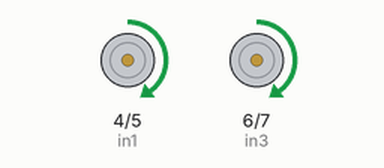
The sketch below on a simulated Arduino Mega 2560, built with avr-gcc and run on an emulated ATmega2560. Shown: motor-driver pin pairs drawn as motors (green arrow = first pin HIGH = forward, orange = second pin HIGH = backward, longer = more drive, scaled by the enable pin).

Above: at 1.0 s.
At 3.0 s:
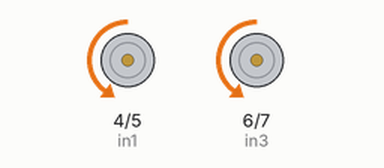
At 5.0 s:
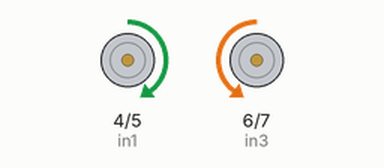
At 10.5 s:
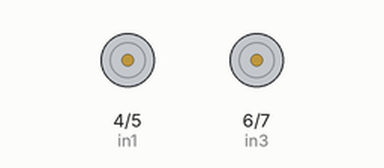
Timing chart, 0 to 16.9 s (numbered marks = the images above):
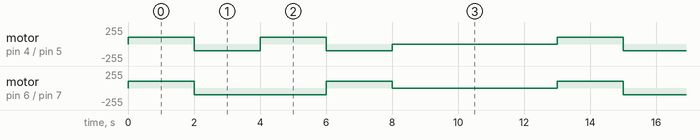

The sketch:

robo_boy.ino
```cpp
#include <SoftwareSerial.h>  //header file of software serial port

//Lidar sensor
#define TF_mini_RX   6
#define TF_mini_TX   7

#define supply_5V    13

//Robot motors
//Motor A
#define enA          3
#define in1          4
#define in2          5
//Motor B
#define enB          2
#define in3          6
#define in4          7


//SoftwareSerial Serial1(TF_mini_RX, TF_mini_TX); //define software serial port name

int lidar_dist; //actual lidar_distance measurements of LiDAR
int strength; //signal strength of LiDAR
int check;  //save check value
int i;
int uart[9];  //save data measured by LiDAR
const int HEADER = 0x59; //frame header of data package

int pwm_speed = 100;
int Lidar_distance;
int distanceRight, distanceLeft;
void setup() {
  // Set all the motor control pins to outputs
  pinMode(enA, OUTPUT);
  pinMode(enB, OUTPUT);
  pinMode(in1, OUTPUT);
  pinMode(in2, OUTPUT);
  pinMode(in3, OUTPUT);
  pinMode(in4, OUTPUT);

  // pinMode(supply_5V, OUTPUT);

  // Turn off motors - Initial state
  digitalWrite(in1, LOW);
  digitalWrite(in2, LOW);
  digitalWrite(in3, LOW);
  digitalWrite(in4, LOW);

  Serial.begin(9600); //set bit rate of serial port connecting Arduino with computer
  // Serial1.begin(115200);  //set bit rate of serial port connecting LiDAR with Arduino

  analogWrite(enA, 100);
  analogWrite(enB, 100);

  // digitalWrite(supply_5V, HIGH);
}

void loop() {
  analogWrite(enA, 100);
  analogWrite(enB, 100);

   backward();
  delay(2000);
  Stop();
  forward();
  delay(2000);
  Stop();
  rightward();
  delay(2000);
  Stop();
  leftward();
  delay(2000);
  Stop();
  delay(5000);
//
//  if (Serial1.available()) {  //check if serial port has data input
//    if (Serial1.read() == HEADER) { //assess data package frame header 0x59
//      uart[0] = HEADER;
//      if (Serial1.read() == HEADER) { //assess data package frame header 0x59
//        uart[1] = HEADER;
//        for (i = 2; i < 9; i++) { //save data in array
//          uart[i] = Serial1.read();
//        }
//        check = uart[0] + uart[1] + uart[2] + uart[3] + uart[4] + uart[5] + uart[6] + uart[7];
//        if (uart[8] == (check & 0xff)) { //verify the received data as per protocol
//          lidar_dist = uart[2] + uart[3] * 256;     //calculate lidar_distance value
//          strength = uart[4] + uart[5] * 256; //calculate signal strength value
//          Serial.print("lidar_dist = ");
//          Serial.print(lidar_dist); //output measure lidar_distance value of LiDAR
//          Serial.print('\t');
//          Serial.print("strength = ");
//          Serial.print(strength); //output signal strength value
//          Serial.print('\n');
//        }
//      }
//    }
  }
  //  Lidar_distance = Lidar_Reading();
  //  Serial.print("Lidar_distance: ");
  //  Serial.println(Lidar_distance);
  //  if(Lidar_distance <= 30)
  //  {
  //    Serial.println("dist < 30");
  //      Stop();
  //      delay(200);
  //      backward();
  //      delay(400);
  //      Stop();
  //      delay(200);
  //      distanceRight = LookRight();
  //      delay(300);
  //      distanceLeft = LookLeft();
  //      delay(300);
  //
  //      if(distanceRight >= distanceLeft)
  //      {
  //        rightward();
  //        delay(1000);
  //        Serial.println("Distance right > distance left");
  //        Stop();
  //      }
  //      else
  //      {
  //        leftward();
  //        delay(1000);
  //        Serial.println("Distance left > distance right");
  //        Stop();
  //      }
  //  }
  //  else
  //  {
  //    forward();
  //    Serial.println("Fata");
  //  }
  //  //  delay(2000);
  //  //  forward();
  //  //  delay(4000);
  //  //  leftward();
  //  //  delay(1000);
  //  //  forward();
  //  //  delay(4000);
  //  //  backward();
  //  //  delay(4000);
  //  //  rightward();
  //  //  delay(1000);
  //  //  Stop();
  //  //  if(pwm_speed<=255)
  //  //    pwm_speed+=25;
  //  //  else
  //  //    pwm_speed=100;

int LookRight()
{
  Serial.println("look right");
  rightward();
  delay(1000);
  int distance = Lidar_Reading();
  Serial.println(distance);
  // delay(100);
  leftward();
  delay(1000);
  Stop();
  return distance;

}

int LookLeft()
{
  Serial.println("look left");
  leftward();
  delay(1000);
  int distance = Lidar_Reading();
  Serial.println(distance);

  // delay(100);
  rightward();
  delay(1000);
  Stop();
  return distance;
}
int Lidar_Reading()
{
  if (Serial1.available()) {  //check if serial port has data input
    if (Serial1.read() == HEADER) { //assess data package frame header 0x59
      uart[0] = HEADER;
      if (Serial1.read() == HEADER) { //assess data package frame header 0x59
        uart[1] = HEADER;
        for (i = 2; i < 9; i++) { //save data in array
          uart[i] = Serial1.read();
        }
        check = uart[0] + uart[1] + uart[2] + uart[3] + uart[4] + uart[5] + uart[6] + uart[7];
        if (uart[8] == (check & 0xff)) { //verify the received data as per protocol
          lidar_dist = uart[2] + uart[3] * 256;     //calculate lidar_distance value
          strength = uart[4] + uart[5] * 256; //calculate signal strength value
          Serial.print("lidar_dist = ");
          Serial.print(lidar_dist); //output measure lidar_distance value of LiDAR
          Serial.print('\t');
          Serial.print("strength = ");
          Serial.print(strength); //output signal strength value
          Serial.print('\n');
        }
      }
    }
  }
  return lidar_dist;
}

void backward() {
  digitalWrite(in1, HIGH);
  digitalWrite(in2, LOW);
  digitalWrite(in3, HIGH);
  digitalWrite(in4, LOW);
}
void forward() {
  digitalWrite(in1, LOW);
  digitalWrite(in2, HIGH);
  digitalWrite(in3, LOW);
  digitalWrite(in4, HIGH);
}
void rightward() {
  digitalWrite(in1, HIGH);
  digitalWrite(in2, LOW);
  digitalWrite(in3, LOW);
  digitalWrite(in4, HIGH);
}
void leftward() {
  digitalWrite(in1, LOW);
  digitalWrite(in2, HIGH);
  digitalWrite(in3, HIGH);
  digitalWrite(in4, LOW);
}
void Stop() {
  digitalWrite(in1, LOW);
  digitalWrite(in2, LOW);
  digitalWrite(in3, LOW);
  digitalWrite(in4, LOW);
}
```

Measured:
- by itself, motor on pin 6 (in3) / pin 7 (in4): repeats every 13.0 s: backward 100/255 4.0 s, forward 100/255 2.0 s, stopped 5.0 s, forward 100/255 2.0 s
- by itself, motor on pin 4 (in1) / pin 5 (in2): repeats every 13.0 s: backward 100/255 2.0 s, forward 100/255 2.0 s, backward 100/255 2.0 s, stopped 5.0 s, forward 100/255 2.0 s
